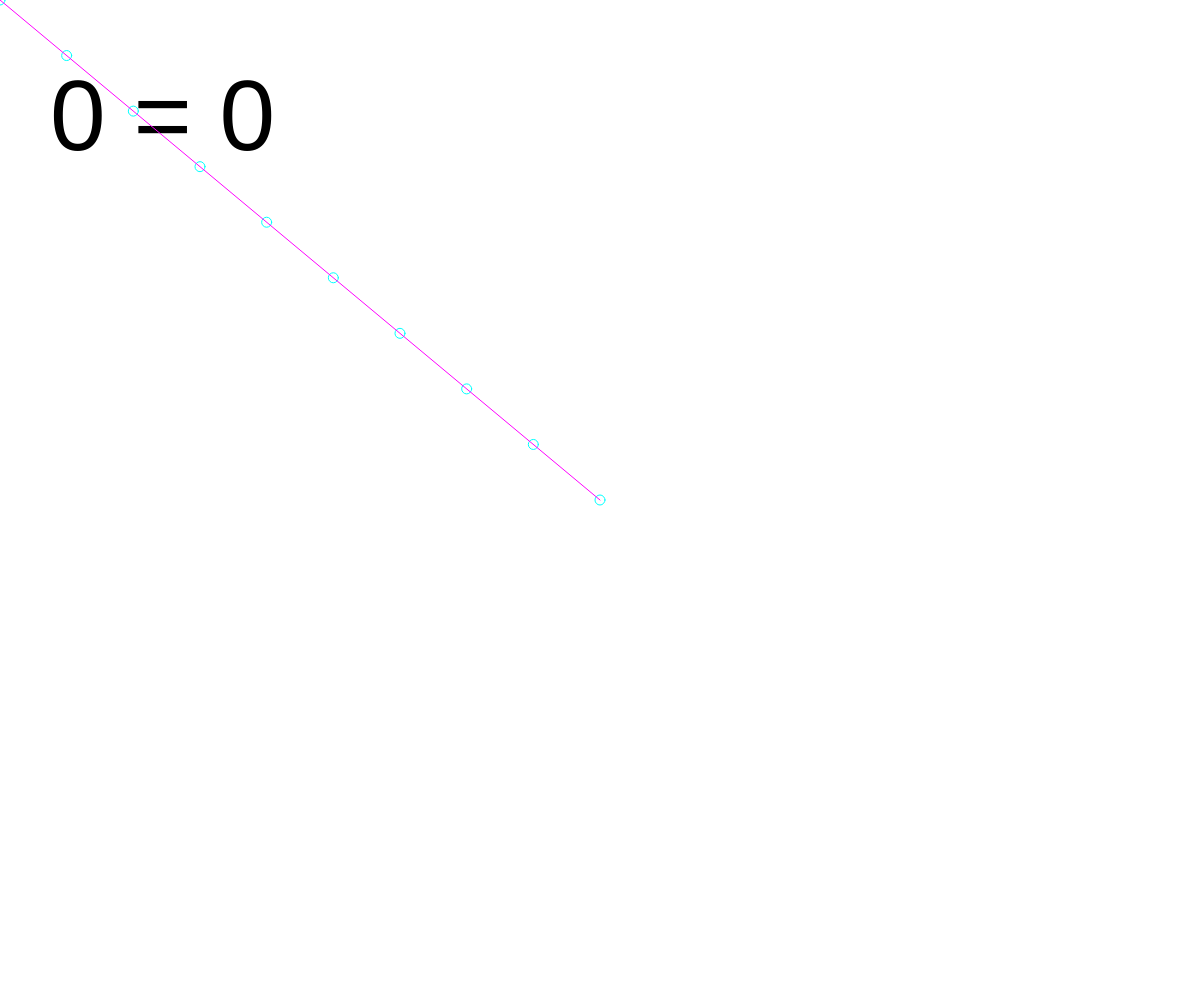
Frame 1 (no input)
Frame 60 (no input): identical to frame 1, image omitted
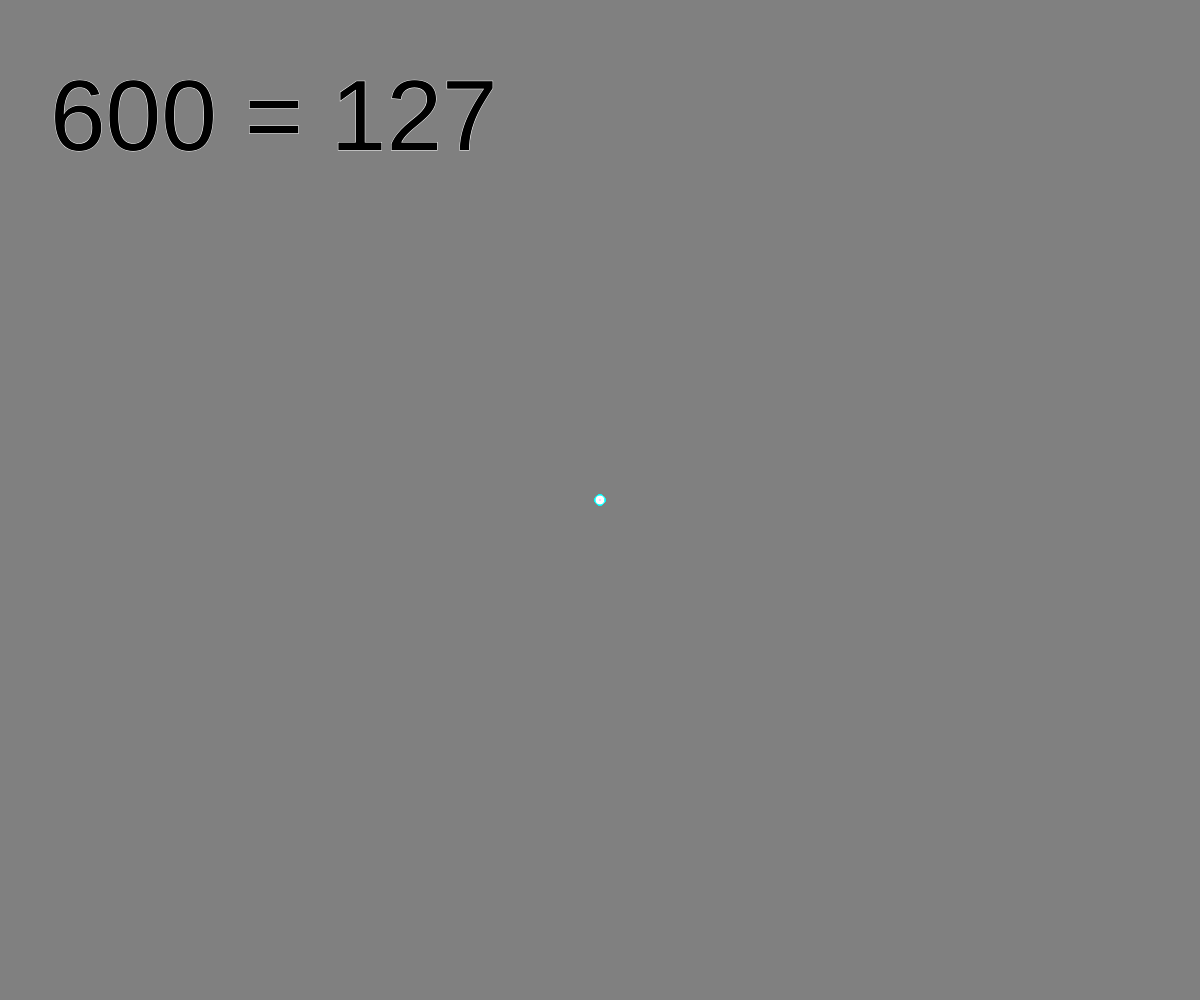
Frame 120 (the mouse pressed at the canvas centre since frame 60)

The p5.js sketch that drew these frames (run headless with seeded random() and noise() and a simulated clock; from frame 60 on, the mouse is pressed at the canvas centre):

// p5.js sketch
// ── sketch.js

function setup() {
	createCanvas(windowWidth, windowHeight);
	textSize(100);
}

function draw() { // wird dauernd im loop aufgerufen
	background(map(mouseX, 0, windowWidth, 255, 0));
	stroke(255);
	text(mouseX + " = " + int(map(mouseX, 0, windowWidth, 0, 255)), 50, 150);

	let line_start_x = windowWidth / 2;
	let line_start_y = windowHeight / 2;

	let line_stop_x = mouseX;
	let line_stop_y = mouseY;
	//let mitte_x = (line_start_x+line_stop_x)*0.2;
	//let mitte_y = (line_start_y+line_stop_y)*0.2;
	for (let i = 0; i <= 9; i =i + 1) {
		let mitte_x = lerp(line_start_x, line_stop_x, i/9);
		let mitte_y = lerp(line_start_y, line_stop_y, i/9);
		stroke(0, 255, 255);
		ellipse(mitte_x, mitte_y, 10, 10);
	}
	stroke(255, 0, 255);
	line(line_start_x, line_start_y, line_stop_x, line_stop_y);

}
